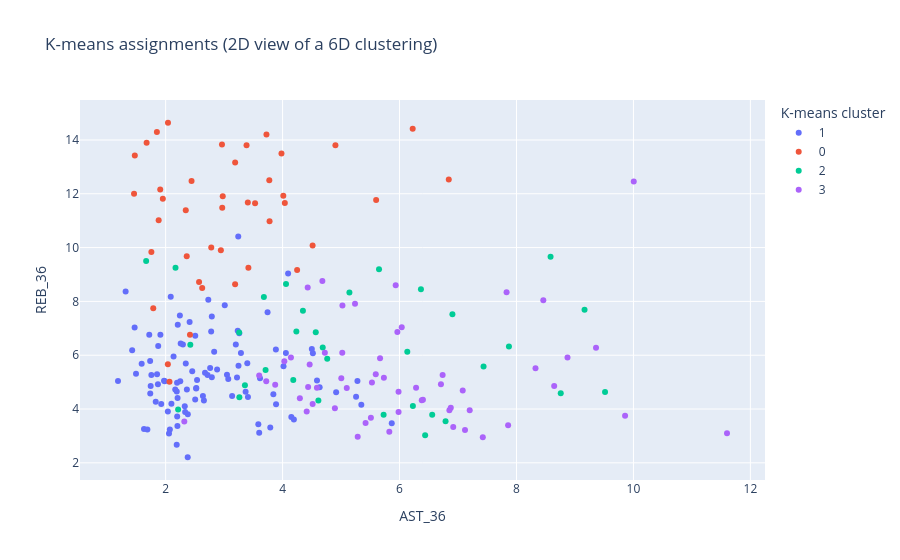

The code cell stored with this chart in its notebook:
### Code cell
# Silhouette profile: each horizontal strip represents one player.
values = silhouette_samples(X_z, nba["KMeans"])
fig, ax = plt.subplots(figsize=(8, 5))
left_bound = min(-0.35, float(values.min()) - 0.05)
y0 = 8
for k in sorted(nba["KMeans"].unique()):
    cluster_values = np.sort(values[nba["KMeans"].to_numpy() == k])
    y1 = y0 + len(cluster_values)
    ax.fill_betweenx(np.arange(y0, y1), 0, cluster_values, alpha=0.75)
    ax.text(left_bound + 0.02, (y0 + y1) / 2, f"C{k}")
    y0 = y1 + 8
ax.axvline(values.mean(), color="black", linestyle="--", label="Mean silhouette")
ax.set(xlim=(left_bound, 1), xlabel="Individual silhouette score",
       ylabel="Players, grouped by cluster", title="K-means, K=4: silhouette profile")
ax.set_yticks([])
ax.legend()
plt.show()

# Two-dimensional display; the six-dimensional features determine clusters.
fig = px.scatter(nba, x="AST_36", y="REB_36", hover_name="Name",
                 color=nba["KMeans"].astype(str),
                 labels={"color": "K-means cluster"},
                 title="K-means assignments (2D view of a 6D clustering)")
fig.show()

### Figure 1 — Plotly figure (JSON) as saved in the notebook; plotly's stock layout.template omitted (floating-point values rounded to 4 significant figures)
{"data": [{"hovertemplate": "<b>%{hovertext}</b><br><br>K-means cluster=1<br>AST_36=%{x}<br>REB_36=%{y}<extra></extra>", "hovertext": ["Aaron Gordon", "Aaron Nesmith", "Aaron Wiggins", "AJ Green", "Al Horford", "Amir Coffey", "Andrew Wiggins", "Ayo Dosunmu", "Bennedict Mathurin", "Bogdan Bogdanovic", "Bradley Beal", "Brice Sensabaugh", "Bruce Brown", "Bub Carrington", "Buddy Hield", "Caleb Martin", "Caris LeVert", "Christian Braun", "Cody Williams", "Corey Kispert", "DaQuan Jeffries", "De'Andre Hunter", "Dean Wade", "Derrick Jones Jr.", "Devin Vassell", "Dillon Brooks", "Dorian Finney-Smith", "Duncan Robinson", "Gabe Vincent", "Gary Trent Jr.", "Georges Niang", "Gradey Dick", "Grayson Allen", "Guerschon Yabusele", "Harrison Barnes", "Haywood Highsmith", "Isaiah Joe", "Ja'Kobe Walter", "Jabari Smith Jr.", "Jaden McDaniels", "Jalen Wilson", "Jaylen Wells", "Jerami Grant", "Jonathan Kuminga", "Jordan Hawkins", "Josh Green", "Jrue Holiday", "Julian Champagnie", "Julian Strawther", "Justin Edwards", "Keegan Murray", "Keldon Johnson", "Kelly Oubre Jr.", "Kentavious Caldwell-Pope", "Keon Johnson", "Kevin Huerter", "KJ Martin", "Klay Thompson", "Kyle Filipowski", "Kyle Kuzma", "Kyshawn George", "Lauri Markkanen", "Luguentz Dort", "Luke Kennard", "Malik Beasley", "Max Christie", "Max Strus", "Michael Porter Jr.", "Mikal Bridges", "Miles McBride", "Moses Moody", "Naji Marshall", "Naz Reid", "Nick Smith Jr.", "Nickeil Alexander-Walker", "Nikola Jovic", "Noah Clowney", "Ochai Agbaji", "OG Anunoby", "Pascal Siakam", "Patrick Williams", "Royce O'Neale", "Rui Hachimura", "Sam Hauser", "Santi Aldama", "Shaedon Sharpe", "Spencer Dinwiddie", "Taurean Prince", "Terance Mann", "Terry Rozier", "Tidjane Salaun", "Tim Hardaway Jr.", "Tobias Harris", "Trendon Watford", "Tristan da Silva", "Tyrese Martin", "Vit Krejci", "Zaccharie Risacher", "Ziaire Williams"], "legendgroup": "1", "marker": {"color": "#636efa", "symbol": "circle"}, "mode": "markers", "name": "1", "orientation": "v", "showlegend": true, "type": "scatter", "x": [4.056, 1.735, 2.83, 2.379, 2.729, 1.63, 3.049, 5.347, 2.295, 3.888, 4.15, 2.673, 3.2, 5.28, 2.537, 2.79, 4.916, 2.761, 2.038, 2.327, 1.737, 1.853, 2.208, 1.185, 3.368, 1.925, 1.744, 3.585, 2.377, 1.687, 2.344, 2.204, 3.137, 2.79, 2.25, 2.195, 2.654, 2.717, 1.316, 2.257, 2.521, 2.363, 2.333, 3.259, 1.831, 2.072, 4.588, 2.136, 2.197, 2.19, 1.469, 2.41, 1.873, 2.189, 3.246, 3.407, 1.868, 2.637, 3.242, 2.779, 3.396, 1.72, 1.973, 5.257, 2.201, 2.505, 4.518, 2.243, 3.6, 4.193, 2.099, 3.885, 3.011, 3.789, 3.842, 4.016, 1.427, 1.985, 2.164, 3.743, 2.88, 3.233, 1.59, 1.493, 4.094, 3.22, 5.867, 2.524, 3.071, 3.614, 2.087, 2.057, 2.506, 4.5, 2.455, 3.288, 4.634, 1.756, 1.91], "xaxis": "x", "y": [6.085, 5.783, 6.131, 3.806, 8.058, 3.259, 5.277, 4.158, 6.403, 4.176, 3.701, 5.347, 6.4, 5.04, 5.075, 5.181, 4.627, 5.522, 3.906, 4.106, 4.579, 5.294, 7.132, 5.037, 4.645, 4.189, 4.858, 3.436, 2.208, 3.234, 5.693, 4.408, 4.481, 7.439, 5.029, 4.976, 4.313, 5.264, 8.372, 6.433, 4.763, 4.726, 3.889, 6.815, 4.271, 3.237, 5.059, 5.949, 3.718, 4.654, 7.032, 7.23, 6.347, 2.676, 5.607, 4.444, 4.925, 4.484, 10.41, 6.886, 5.706, 6.764, 5.055, 4.46, 3.367, 4.352, 6.071, 7.478, 3.114, 3.614, 4.197, 6.216, 7.855, 3.316, 4.553, 5.594, 6.185, 5.029, 4.721, 7.596, 5.472, 6.906, 5.678, 5.309, 9.035, 5.176, 3.467, 4.782, 5.118, 5.143, 8.174, 3.086, 6.722, 6.231, 5.4, 6.082, 4.812, 5.268, 6.759], "yaxis": "y"}, {"hovertemplate": "<b>%{hovertext}</b><br><br>K-means cluster=0<br>AST_36=%{x}<br>REB_36=%{y}<extra></extra>", "hovertext": ["Alex Sarr", "Alperen Sengun", "Amen Thompson", "Anthony Davis", "Bam Adebayo", "Bobby Portis", "Brook Lopez", "Clint Capela", "Daniel Gafford", "Deandre Ayton", "Domantas Sabonis", "Evan Mobley", "Giannis Antetokounmpo", "Goga Bitadze", "Isaiah Hartenstein", "Ivica Zubac", "Jakob Poeltl", "Jalen Duren", "Jaren Jackson Jr.", "Jarrett Allen", "Jeremy Sochan", "John Collins", "Jusuf Nurkic", "Karl-Anthony Towns", "Kel'el Ware", "Kristaps Porzingis", "Mark Williams", "Myles Turner", "Nic Claxton", "Nick Richards", "Nikola Vucevic", "Onyeka Okongwu", "P.J. Washington", "Peyton Watson", "Precious Achiuwa", "Rudy Gobert", "Victor Wembanyama", "Walker Kessler", "Wendell Carter Jr.", "Yves Missi", "Zach Edey"], "legendgroup": "0", "marker": {"color": "#EF553B", "symbol": "circle"}, "mode": "markers", "name": "0", "orientation": "v", "showlegend": true, "type": "scatter", "x": [3.188, 5.6, 4.248, 3.772, 4.513, 2.976, 2.038, 1.85, 2.344, 1.907, 6.225, 3.777, 6.842, 3.529, 4.903, 2.963, 3.405, 3.724, 2.416, 2.443, 3.415, 2.361, 3.981, 3.189, 1.459, 2.625, 3.383, 1.788, 2.944, 1.473, 4.038, 2.968, 2.571, 2.066, 1.756, 1.952, 4.012, 2.04, 2.78, 1.881, 1.674], "xaxis": "x", "y": [8.635, 11.77, 9.168, 12.5, 10.08, 11.91, 5.66, 14.3, 11.39, 12.16, 14.42, 10.98, 12.53, 11.65, 13.81, 13.83, 11.68, 14.21, 6.765, 12.47, 9.249, 9.679, 13.5, 13.17, 12.0, 8.5, 13.8, 7.748, 9.903, 13.42, 11.65, 11.48, 8.72, 5.016, 9.834, 11.82, 11.93, 14.64, 10.01, 11.01, 13.9], "yaxis": "y"}, {"hovertemplate": "<b>%{hovertext}</b><br><br>K-means cluster=2<br>AST_36=%{x}<br>REB_36=%{y}<extra></extra>", "hovertext": ["Andrew Nembhard", "Anthony Black", "Ausar Thompson", "Ben Simmons", "Bilal Coulibaly", "Brandin Podziemski", "Brandon Boston", "Cason Wallace", "Chris Paul", "Cody Martin", "Davion Mitchell", "Draymond Green", "Dyson Daniels", "Fred VanVleet", "Isaiah Collier", "Jaime Jaquez Jr.", "Jake LaRavia", "Jimmy Butler III", "Jonathan Mogbo", "Jose Alvarado", "Josh Giddey", "Josh Hart", "Justin Champagnie", "Kelly Olynyk", "Keon Ellis", "Kris Dunn", "Mike Conley", "Paul George", "Russell Westbrook", "Scottie Barnes", "Scotty Pippen Jr.", "Tari Eason", "Toumani Camara"], "legendgroup": "2", "marker": {"color": "#00cc96", "symbol": "circle"}, "mode": "markers", "name": "2", "orientation": "v", "showlegend": true, "type": "scatter", "x": [6.228, 4.612, 3.68, 9.164, 3.709, 4.567, 3.356, 3.261, 9.514, 3.258, 6.438, 6.904, 4.686, 5.727, 8.757, 4.348, 4.235, 6.132, 4.059, 6.787, 8.583, 5.649, 1.667, 5.143, 2.213, 4.183, 6.559, 4.763, 7.871, 6.366, 7.437, 2.169, 2.422], "xaxis": "x", "y": [4.111, 4.314, 8.16, 7.691, 5.455, 6.851, 4.881, 4.435, 4.629, 6.842, 3.022, 7.521, 6.284, 3.784, 4.587, 7.652, 6.882, 6.132, 8.647, 3.541, 9.656, 9.191, 9.5, 8.335, 3.984, 5.079, 3.789, 5.871, 6.323, 8.451, 5.577, 9.253, 6.385], "yaxis": "y"}, {"hovertemplate": "<b>%{hovertext}</b><br><br>K-means cluster=3<br>AST_36=%{x}<br>REB_36=%{y}<extra></extra>", "hovertext": ["Anfernee Simons", "Anthony Edwards", "Austin Reaves", "Cade Cunningham", "Cameron Johnson", "CJ McCollum", "Coby White", "Collin Sexton", "D'Angelo Russell", "Damian Lillard", "Darius Garland", "De'Aaron Fox", "DeMar DeRozan", "Deni Avdija", "Dennis Schroder", "Derrick White", "Desmond Bane", "Devin Booker", "Donovan Mitchell", "Donte DiVincenzo", "Franz Wagner", "Ja Morant", "Jalen Brunson", "Jalen Green", "Jalen Williams", "Jamal Murray", "James Harden", "Jaylen Brown", "Jayson Tatum", "Jordan Poole", "Julius Randle", "Kevin Durant", "Keyonte George", "Kyrie Irving", "LaMelo Ball", "LeBron James", "Luka Doncic", "Malik Monk", "Miles Bridges", "Nikola Jokic", "Norman Powell", "Paolo Banchero", "Payton Pritchard", "Quentin Grimes", "RJ Barrett", "Scoot Henderson", "Shai Gilgeous-Alexander", "Stephen Curry", "Stephon Castle", "Trae Young", "Trey Murphy III", "Tyler Herro", "Tyrese Haliburton", "Tyrese Maxey", "Tyus Jones", "Zach LaVine"], "legendgroup": "3", "marker": {"color": "#ab63fa", "symbol": "circle"}, "mode": "markers", "name": "3", "orientation": "v", "showlegend": true, "type": "scatter", "x": [5.284, 4.463, 5.983, 9.36, 3.873, 4.514, 4.894, 5.419, 7.2, 7.08, 7.857, 6.283, 4.412, 4.68, 6.918, 5.097, 5.962, 6.853, 5.732, 5.004, 5.021, 8.645, 7.424, 3.72, 5.667, 5.983, 8.873, 4.723, 5.934, 5.51, 5.238, 4.142, 6.4, 4.587, 8.325, 8.458, 7.831, 6.38, 4.429, 10.01, 2.319, 5.023, 4.437, 4.03, 6.037, 6.876, 6.737, 6.708, 5.528, 11.6, 3.6, 5.593, 9.857, 5.825, 7.119, 4.295], "xaxis": "x", "y": [2.972, 5.653, 4.642, 6.274, 4.899, 4.183, 4.024, 3.484, 3.953, 4.687, 3.401, 4.787, 3.911, 8.76, 3.331, 4.779, 6.862, 3.957, 5.159, 5.143, 6.089, 4.855, 2.949, 5.033, 5.889, 3.889, 5.915, 6.087, 8.604, 3.673, 7.913, 5.918, 4.343, 4.787, 5.513, 8.046, 8.339, 4.329, 8.517, 12.46, 3.534, 7.849, 4.817, 5.776, 7.043, 4.045, 5.263, 4.919, 4.989, 3.1, 5.246, 5.288, 3.75, 3.151, 3.224, 4.398], "yaxis": "y"}], "layout": {"legend": {"title": {"text": "K-means cluster"}, "tracegroupgap": 0}, "title": {"text": "K-means assignments (2D view of a 6D clustering)"}, "xaxis": {"anchor": "y", "domain": [0, 1], "title": {"text": "AST_36"}}, "yaxis": {"anchor": "x", "domain": [0, 1], "title": {"text": "REB_36"}}}}
